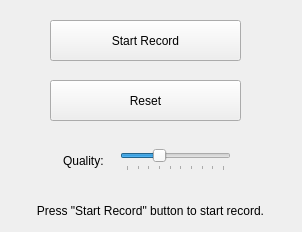
<?xml version="1.0" encoding="UTF-8"?>
<ui version="4.0">
 <class>RecordVideoWidget</class>
 <widget class="QWidget" name="RecordVideoWidget">
  <property name="geometry">
   <rect>
    <x>0</x>
    <y>0</y>
    <width>302</width>
    <height>232</height>
   </rect>
  </property>
  <property name="sizePolicy">
   <sizepolicy hsizetype="Fixed" vsizetype="Fixed">
    <horstretch>0</horstretch>
    <verstretch>0</verstretch>
   </sizepolicy>
  </property>
  <property name="minimumSize">
   <size>
    <width>302</width>
    <height>232</height>
   </size>
  </property>
  <property name="maximumSize">
   <size>
    <width>302</width>
    <height>232</height>
   </size>
  </property>
  <property name="windowTitle">
   <string>Record</string>
  </property>
  <widget class="QPushButton" name="recordPushButton">
   <property name="geometry">
    <rect>
     <x>50</x>
     <y>20</y>
     <width>191</width>
     <height>41</height>
    </rect>
   </property>
   <property name="text">
    <string>Start Record</string>
   </property>
  </widget>
  <widget class="QLabel" name="hintLabel">
   <property name="geometry">
    <rect>
     <x>0</x>
     <y>190</y>
     <width>301</width>
     <height>41</height>
    </rect>
   </property>
   <property name="text">
    <string>Press &quot;Start Record&quot; button to start record.</string>
   </property>
   <property name="alignment">
    <set>Qt::AlignCenter</set>
   </property>
  </widget>
  <widget class="QPushButton" name="resetPushButton">
   <property name="geometry">
    <rect>
     <x>50</x>
     <y>80</y>
     <width>191</width>
     <height>41</height>
    </rect>
   </property>
   <property name="text">
    <string>Reset</string>
   </property>
  </widget>
  <widget class="QLabel" name="label">
   <property name="geometry">
    <rect>
     <x>63</x>
     <y>150</y>
     <width>51</width>
     <height>21</height>
    </rect>
   </property>
   <property name="text">
    <string>Quality:</string>
   </property>
  </widget>
  <widget class="QSlider" name="qualityHorizontalSlider">
   <property name="geometry">
    <rect>
     <x>120</x>
     <y>149</y>
     <width>111</width>
     <height>22</height>
    </rect>
   </property>
   <property name="minimum">
    <number>1</number>
   </property>
   <property name="maximum">
    <number>10</number>
   </property>
   <property name="value">
    <number>4</number>
   </property>
   <property name="orientation">
    <enum>Qt::Horizontal</enum>
   </property>
   <property name="tickPosition">
    <enum>QSlider::TicksBelow</enum>
   </property>
   <property name="tickInterval">
    <number>1</number>
   </property>
  </widget>
 </widget>
 <resources/>
 <connections/>
</ui>
